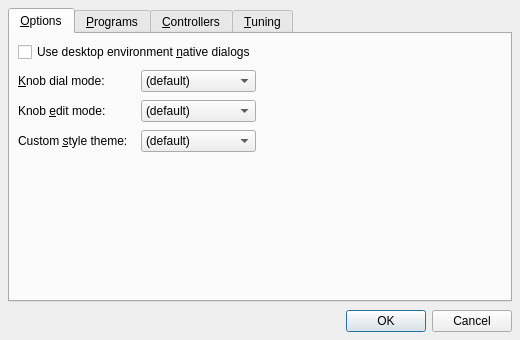
<?xml version="1.0" encoding="UTF-8"?>
<ui version="4.0">
 <author>rncbc aka Rui Nuno Capela</author>
 <comment>padthv1 - An old-school additive polyphonic synthesizer

  Copyright (C) 2012-2019, rncbc aka Rui Nuno Capela. All rights reserved.

  This program is free software; you can redistribute it and/or
  modify it under the terms of the GNU General Public License
  as published by the Free Software Foundation; either version 2
  of the License, or (at your option) any later version.

  This program is distributed in the hope that it will be useful,
  but WITHOUT ANY WARRANTY; without even the implied warranty of
  MERCHANTABILITY or FITNESS FOR A PARTICULAR PURPOSE.  See the
  GNU General Public License for more details.

  You should have received a copy of the GNU General Public License along
  with this program; if not, write to the Free Software Foundation, Inc.,
  51 Franklin Street, Fifth Floor, Boston, MA 02110-1301 USA.

 </comment>
 <class>padthv1widget_config</class>
 <widget class="QDialog" name="padthv1widget_config">
  <property name="geometry">
   <rect>
    <x>0</x>
    <y>0</y>
    <width>520</width>
    <height>340</height>
   </rect>
  </property>
  <property name="windowTitle">
   <string>Configure - padthv1</string>
  </property>
  <property name="windowIcon">
   <iconset resource="padthv1.qrc">:/images/padthv1.png</iconset>
  </property>
  <layout class="QVBoxLayout">
   <item>
    <widget class="QTabWidget" name="TabWidget">
     <property name="currentIndex">
      <number>0</number>
     </property>
     <widget class="QWidget" name="OptionsTab">
      <attribute name="title">
       <string>&amp;Options</string>
      </attribute>
      <attribute name="toolTip">
       <string>Options</string>
      </attribute>
      <layout class="QGridLayout">
       <item row="0" column="0" colspan="3">
        <widget class="QCheckBox" name="UseNativeDialogsCheckBox">
         <property name="toolTip">
          <string>Whether to use desktop environment's native dialogs where applicable</string>
         </property>
         <property name="text">
          <string>Use desktop environment &amp;native dialogs</string>
         </property>
        </widget>
       </item>
       <item row="1" column="0">
        <widget class="QLabel" name="KnobDialModeTextLabel">
         <property name="text">
          <string>&amp;Knob dial mode:</string>
         </property>
         <property name="buddy">
          <cstring>KnobDialModeComboBox</cstring>
         </property>
        </widget>
       </item>
       <item row="1" column="1">
        <widget class="QComboBox" name="KnobDialModeComboBox">
         <property name="toolTip">
          <string>Knob dial mode</string>
         </property>
         <property name="editable">
          <bool>false</bool>
         </property>
         <item>
          <property name="text">
           <string>(default)</string>
          </property>
         </item>
         <item>
          <property name="text">
           <string>Linear</string>
          </property>
         </item>
         <item>
          <property name="text">
           <string>Angular</string>
          </property>
         </item>
        </widget>
       </item>
       <item row="1" column="2" colspan="2" rowspan="3">
        <spacer>
         <property name="orientation">
          <enum>Qt::Horizontal</enum>
         </property>
         <property name="sizeHint">
          <size>
           <width>20</width>
           <height>20</height>
          </size>
         </property>
        </spacer>
       </item>
       <item row="2" column="0">
        <widget class="QLabel" name="KnobEditModeTextLabel">
         <property name="text">
          <string>Knob &amp;edit mode:</string>
         </property>
         <property name="buddy">
          <cstring>KnobEditModeComboBox</cstring>
         </property>
        </widget>
       </item>
       <item row="2" column="1">
        <widget class="QComboBox" name="KnobEditModeComboBox">
         <property name="toolTip">
          <string>Knob edit mode</string>
         </property>
         <property name="editable">
          <bool>false</bool>
         </property>
         <item>
          <property name="text">
           <string>(default)</string>
          </property>
         </item>
         <item>
          <property name="text">
           <string>Deferred</string>
          </property>
         </item>
        </widget>
       </item>
       <item row="3" column="0">
        <widget class="QLabel" name="CustomStyleThemeTextLabel">
         <property name="text">
          <string>Custom &amp;style theme:</string>
         </property>
         <property name="buddy">
          <cstring>CustomStyleThemeComboBox</cstring>
         </property>
        </widget>
       </item>
       <item row="3" column="1">
        <widget class="QComboBox" name="CustomStyleThemeComboBox">
         <property name="toolTip">
          <string>Custom widget style theme</string>
         </property>
         <property name="editable">
          <bool>false</bool>
         </property>
         <item>
          <property name="text">
           <string>(default)</string>
          </property>
         </item>
        </widget>
       </item>
       <item row="4" colspan="3">
        <spacer>
         <property name="orientation">
          <enum>Qt::Vertical</enum>
         </property>
         <property name="sizeHint">
          <size>
           <width>20</width>
           <height>20</height>
          </size>
         </property>
        </spacer>
       </item>
      </layout>
     </widget>
     <widget class="QWidget" name="ProgramsTab">
      <attribute name="title">
       <string>&amp;Programs</string>
      </attribute>
      <attribute name="toolTip">
       <string>Programs</string>
      </attribute>
      <layout class="QVBoxLayout">
       <item>
        <layout class="QHBoxLayout">
         <item>
          <widget class="QToolButton" name="ProgramsAddBankToolButton">
           <property name="toolTip">
            <string>Add bank</string>
           </property>
           <property name="text">
            <string>Add &amp;Bank</string>
           </property>
           <property name="icon">
            <iconset resource="padthv1.qrc">:/images/presetBank.png</iconset>
           </property>
           <property name="toolButtonStyle">
            <enum>Qt::ToolButtonTextBesideIcon</enum>
           </property>
          </widget>
         </item>
         <item>
          <widget class="QToolButton" name="ProgramsAddItemToolButton">
           <property name="toolTip">
            <string>Add program</string>
           </property>
           <property name="text">
            <string>&amp;Add Program</string>
           </property>
           <property name="icon">
            <iconset resource="padthv1.qrc">:/images/padthv1_preset.png</iconset>
           </property>
           <property name="toolButtonStyle">
            <enum>Qt::ToolButtonTextBesideIcon</enum>
           </property>
          </widget>
         </item>
         <item>
          <spacer>
           <property name="orientation">
            <enum>Qt::Horizontal</enum>
           </property>
           <property name="sizeHint">
            <size>
             <width>20</width>
             <height>20</height>
            </size>
           </property>
          </spacer>
         </item>
         <item>
          <widget class="QToolButton" name="ProgramsEditToolButton">
           <property name="toolTip">
            <string>Edit bank/program</string>
           </property>
           <property name="text">
            <string>&amp;Edit</string>
           </property>
           <property name="icon">
            <iconset resource="padthv1.qrc">:/images/presetEdit.png</iconset>
           </property>
           <property name="toolButtonStyle">
            <enum>Qt::ToolButtonTextBesideIcon</enum>
           </property>
          </widget>
         </item>
         <item>
          <spacer>
           <property name="orientation">
            <enum>Qt::Horizontal</enum>
           </property>
           <property name="sizeHint" stdset="0">
            <size>
             <width>20</width>
             <height>20</height>
            </size>
           </property>
          </spacer>
         </item>
         <item>
          <widget class="QToolButton" name="ProgramsDeleteToolButton">
           <property name="toolTip">
            <string>Delete bank/program</string>
           </property>
           <property name="text">
            <string>&amp;Delete</string>
           </property>
           <property name="icon">
            <iconset resource="padthv1.qrc">:/images/presetDelete.png</iconset>
           </property>
           <property name="toolButtonStyle">
            <enum>Qt::ToolButtonTextBesideIcon</enum>
           </property>
          </widget>
         </item>
        </layout>
       </item>
       <item>
        <widget class="padthv1widget_programs" name="ProgramsTreeWidget">
         <property name="toolTip">
          <string>Programs</string>
         </property>
         <property name="uniformRowHeights">
          <bool>true</bool>
         </property>
         <property name="allColumnsShowFocus">
          <bool>true</bool>
         </property>
         <property name="headerHidden">
          <bool>true</bool>
         </property>
         <property name="columnCount">
          <number>2</number>
         </property>
         <column>
          <property name="text">
           <string notr="true">Bank/Program</string>
          </property>
         </column>
         <column>
          <property name="text">
           <string notr="true">Preset</string>
          </property>
         </column>
        </widget>
       </item>
       <item>
        <layout class="QHBoxLayout">
         <item>
          <widget class="QCheckBox" name="ProgramsEnabledCheckBox" >
           <property name="toolTip" >
            <string>Whether MIDI bank/programs will be enabled</string>
           </property>
           <property name="text" >
            <string>E&amp;nabled</string>
           </property>
          </widget>
         </item>
         <item>
          <spacer>
           <property name="orientation">
            <enum>Qt::Horizontal</enum>
           </property>
           <property name="sizeHint">
            <size>
             <width>20</width>
             <height>20</height>
            </size>
           </property>
          </spacer>
         </item>
         <item>
          <widget class="QCheckBox" name="ProgramsPreviewCheckBox" >
           <property name="toolTip" >
            <string>Whether to preview the current selected program</string>
           </property>
           <property name="text" >
            <string>&amp;Preview current program</string>
           </property>
          </widget>
         </item>
        </layout>
       </item>
      </layout>
     </widget>
     <widget class="QWidget" name="ControlsTab">
      <attribute name="title">
       <string>&amp;Controllers</string>
      </attribute>
      <attribute name="toolTip">
       <string>Controllers</string>
      </attribute>
      <layout class="QVBoxLayout">
       <item>
        <layout class="QHBoxLayout">
         <item>
          <widget class="QToolButton" name="ControlsAddItemToolButton">
           <property name="toolTip">
            <string>Add controller</string>
           </property>
           <property name="text">
            <string>&amp;Add Controller</string>
           </property>
           <property name="icon">
            <iconset resource="padthv1.qrc">:/images/padthv1_control.png</iconset>
           </property>
           <property name="toolButtonStyle">
            <enum>Qt::ToolButtonTextBesideIcon</enum>
           </property>
          </widget>
         </item>
         <item>
          <spacer>
           <property name="orientation">
            <enum>Qt::Horizontal</enum>
           </property>
           <property name="sizeHint">
            <size>
             <width>20</width>
             <height>20</height>
            </size>
           </property>
          </spacer>
         </item>
         <item>
          <widget class="QToolButton" name="ControlsEditToolButton">
           <property name="toolTip">
            <string>Edit controller</string>
           </property>
           <property name="text">
            <string>&amp;Edit</string>
           </property>
           <property name="icon">
            <iconset resource="padthv1.qrc">:/images/presetEdit.png</iconset>
           </property>
           <property name="toolButtonStyle">
            <enum>Qt::ToolButtonTextBesideIcon</enum>
           </property>
          </widget>
         </item>
         <item>
          <spacer>
           <property name="orientation">
            <enum>Qt::Horizontal</enum>
           </property>
           <property name="sizeHint" stdset="0">
            <size>
             <width>20</width>
             <height>20</height>
            </size>
           </property>
          </spacer>
         </item>
         <item>
          <widget class="QToolButton" name="ControlsDeleteToolButton">
           <property name="toolTip">
            <string>Delete controller</string>
           </property>
           <property name="text">
            <string>&amp;Delete</string>
           </property>
           <property name="icon">
            <iconset resource="padthv1.qrc">:/images/presetDelete.png</iconset>
           </property>
           <property name="toolButtonStyle">
            <enum>Qt::ToolButtonTextBesideIcon</enum>
           </property>
          </widget>
         </item>
        </layout>
       </item>
       <item>
        <widget class="padthv1widget_controls" name="ControlsTreeWidget">
         <property name="toolTip">
          <string>Controllers</string>
         </property>
         <property name="uniformRowHeights">
          <bool>true</bool>
         </property>
         <property name="allColumnsShowFocus">
          <bool>true</bool>
         </property>
         <property name="headerHidden">
          <bool>false</bool>
         </property>
         <property name="columnCount">
          <number>4</number>
         </property>
         <column>
          <property name="text">
           <string notr="true">Channel</string>
          </property>
         </column>
         <column>
          <property name="text">
           <string notr="true">Type</string>
          </property>
         </column>
         <column>
          <property name="text">
           <string notr="true">Parameter</string>
          </property>
         </column>
         <column>
          <property name="text">
           <string notr="true">Subject</string>
          </property>
         </column>
        </widget>
       </item>
       <item>
        <layout class="QHBoxLayout">
         <item>
          <widget class="QCheckBox" name="ControlsEnabledCheckBox" >
           <property name="toolTip" >
            <string>Whether MIDI controllers will be enabled</string>
           </property>
           <property name="text" >
            <string>E&amp;nabled</string>
           </property>
          </widget>
         </item>
         <item>
          <spacer>
           <property name="orientation">
            <enum>Qt::Horizontal</enum>
           </property>
           <property name="sizeHint">
            <size>
             <width>20</width>
             <height>20</height>
            </size>
           </property>
          </spacer>
         </item>
        </layout>
       </item>
      </layout>
     </widget>
     <widget class="QWidget" name="TuningTab">
      <attribute name="title">
       <string>&amp;Tuning</string>
      </attribute>
      <attribute name="toolTip">
       <string>Tuning</string>
      </attribute>
      <layout class="QGridLayout">
       <item row="0" column="0" colspan="7">
        <widget class="QCheckBox" name="TuningEnabledCheckBox">
         <property name="toolTip">
          <string>Whether to use custom tuning (micro-tonal)</string>
         </property>
         <property name="text">
          <string>Enable custom tuning (micro-tonal)</string>
         </property>
        </widget>
       </item>
       <item row="1" column="1">
        <widget class="QLabel" name="TuningRefNoteTextLabel">
         <property name="text">
          <string>Re&amp;ference:</string>
         </property>
         <property name="buddy">
          <cstring>TuningRefNoteComboBox</cstring>
         </property>
        </widget>
       </item>
       <item row="1" column="2">
        <widget class="QComboBox" name="TuningRefNoteComboBox">
         <property name="maximumSize">
          <size>
           <width>64</width>
           <height>24</height>
          </size>
         </property>
         <property name="toolTip">
          <string>Reference note</string>
         </property>
         <property name="editable">
          <bool>false</bool>
         </property>
        </widget>
       </item>
       <item row="1" column="3">
        <widget class="QDoubleSpinBox" name="TuningRefPitchSpinBox">
         <property name="maximumSize">
          <size>
           <width>96</width>
           <height>24</height>
          </size>
         </property>
         <property name="toolTip">
          <string>Reference pitch</string>
         </property>
         <property name="suffix">
          <string> Hz</string>
         </property>
         <property name="decimals">
          <number>1</number>
         </property>
         <property name="minimum">
          <double>20.0</double>
         </property>
         <property name="maximum">
          <double>20000.0</double>
         </property>
         <property name="value">
          <double>440.0</double>
         </property>
        </widget>
       </item>
       <item row="1" column="4">
        <widget class="QPushButton" name="TuningRefNotePushButton">
         <property name="toolTip">
          <string>Reset reference note and pitch to default (A4@440Hz)</string>
         </property>
         <property name="text">
          <string>&amp;Reset</string>
         </property>
         <property name="autoDefault">
          <bool>false</bool>
         </property>
        </widget>
       </item>
       <item row="1" column="5" colspan="2">
        <spacer>
         <property name="orientation">
          <enum>Qt::Horizontal</enum>
         </property>
         <property name="sizeHint">
          <size>
           <width>20</width>
           <height>8</height>
          </size>
         </property>
        </spacer>
       </item>
       <item row="2" column="1">
        <widget class="QLabel" name="TuningScaleFileTextLabel">
         <property name="toolTip">
          <string>Whether to use an alternate scale definition file (*.scl)</string>
         </property>
         <property name="text">
          <string>&amp;Scale:</string>
         </property>
         <property name="buddy">
          <cstring>TuningScaleFileComboBox</cstring>
         </property>
        </widget>
       </item>
       <item row="2" column="2" colspan="4">
        <widget class="QComboBox" name="TuningScaleFileComboBox">
         <property name="minimumSize">
          <size>
           <width>360</width>
           <height>0</height>
          </size>
         </property>
         <property name="toolTip">
          <string>Scale definition file (*.scl)</string>
         </property>
         <property name="editable">
          <bool>false</bool>
         </property>
         <item>
          <property name="text">
           <string>(default)</string>
          </property>
         </item>
        </widget>
       </item>
       <item row="2" column="6">
        <widget class="QToolButton" name="TuningScaleFileToolButton">
         <property name="minimumSize">
          <size>
           <width>22</width>
           <height>22</height>
          </size>
         </property>
         <property name="maximumSize">
          <size>
           <width>24</width>
           <height>24</height>
          </size>
         </property>
         <property name="focusPolicy">
          <enum>Qt::TabFocus</enum>
         </property>
         <property name="toolTip">
          <string>Browse for the scale file location (*.scl)</string>
         </property>
         <property name="icon">
          <iconset resource="padthv1.qrc">:/images/fileOpen.png</iconset>
         </property>
        </widget>
       </item>
       <item row="3" column="1">
        <widget class="QLabel" name="TuningKeyMapFileTextLabel">
         <property name="toolTip">
          <string>Whether to use an alternate keyboard-map file (*.kbm)</string>
         </property>
         <property name="text">
          <string>&amp;Key map:</string>
         </property>
         <property name="buddy">
          <cstring>TuningKeyMapFileComboBox</cstring>
         </property>
        </widget>
       </item>
       <item row="3" column="2" colspan="4">
        <widget class="QComboBox" name="TuningKeyMapFileComboBox">
         <property name="minimumSize">
          <size>
           <width>360</width>
           <height>0</height>
          </size>
         </property>
         <property name="toolTip">
          <string>Keyboard map file (*.kbm)</string>
         </property>
         <property name="editable">
          <bool>false</bool>
         </property>
         <item>
          <property name="text">
           <string>(default)</string>
          </property>
         </item>
        </widget>
       </item>
       <item row="3" column="6">
        <widget class="QToolButton" name="TuningKeyMapFileToolButton">
         <property name="minimumSize">
          <size>
           <width>22</width>
           <height>22</height>
          </size>
         </property>
         <property name="maximumSize">
          <size>
           <width>24</width>
           <height>24</height>
          </size>
         </property>
         <property name="focusPolicy">
          <enum>Qt::TabFocus</enum>
         </property>
         <property name="toolTip">
          <string>Browse for the keyboard-map file location (*.kbm)</string>
         </property>
         <property name="icon">
          <iconset resource="padthv1.qrc">:/images/fileOpen.png</iconset>
         </property>
        </widget>
       </item>
       <item row="4" column="0" colspan="6">
        <spacer>
         <property name="orientation">
          <enum>Qt::Vertical</enum>
         </property>
         <property name="sizeHint">
          <size>
           <width>20</width>
           <height>20</height>
          </size>
         </property>
        </spacer>
       </item>
      </layout>
     </widget>
    </widget>
   </item>
   <item>
    <widget class="QDialogButtonBox" name="DialogButtonBox">
     <property name="standardButtons">
      <set>QDialogButtonBox::Cancel|QDialogButtonBox::Ok</set>
     </property>
    </widget>
   </item>
  </layout>
 </widget>
 <layoutdefault spacing="8" margin="8"/>
 <customwidgets>
  <customwidget>
   <class>padthv1widget_controls</class>
   <extends>QTreeWidget</extends>
   <header>padthv1widget_controls.h</header>
  </customwidget>
  <customwidget>
   <class>padthv1widget_programs</class>
   <extends>QTreeWidget</extends>
   <header>padthv1widget_programs.h</header>
  </customwidget>
 </customwidgets>
 <tabstops>
  <tabstop>UseNativeDialogsCheckBox</tabstop>
  <tabstop>KnobDialModeComboBox</tabstop>
  <tabstop>KnobEditModeComboBox</tabstop>
  <tabstop>CustomStyleThemeComboBox</tabstop>
  <tabstop>ProgramsAddBankToolButton</tabstop>
  <tabstop>ProgramsAddItemToolButton</tabstop>
  <tabstop>ProgramsEditToolButton</tabstop>
  <tabstop>ProgramsDeleteToolButton</tabstop>
  <tabstop>ProgramsTreeWidget</tabstop>
  <tabstop>ProgramsEnabledCheckBox</tabstop>
  <tabstop>ProgramsPreviewCheckBox</tabstop>
  <tabstop>ControlsAddItemToolButton</tabstop>
  <tabstop>ControlsEditToolButton</tabstop>
  <tabstop>ControlsDeleteToolButton</tabstop>
  <tabstop>ControlsTreeWidget</tabstop>
  <tabstop>ControlsEnabledCheckBox</tabstop>
  <tabstop>TuningEnabledCheckBox</tabstop>
  <tabstop>TuningRefNoteComboBox</tabstop>
  <tabstop>TuningRefPitchSpinBox</tabstop>
  <tabstop>TuningRefNotePushButton</tabstop>
  <tabstop>TuningScaleFileComboBox</tabstop>
  <tabstop>TuningScaleFileToolButton</tabstop>
  <tabstop>TuningKeyMapFileComboBox</tabstop>
  <tabstop>TuningKeyMapFileToolButton</tabstop>
  <tabstop>DialogButtonBox</tabstop>
 </tabstops>
 <resources>
  <include location="padthv1.qrc"/>
 </resources>
 <connections/>
</ui>
